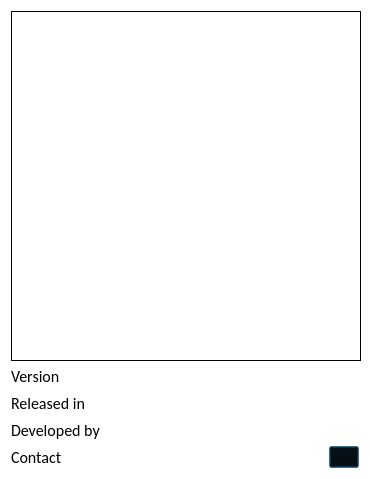
<?xml version="1.0" encoding="UTF-8"?>
<ui version="4.0">
 <class>AboutWindow</class>
 <widget class="QDialog" name="AboutWindow">
  <property name="geometry">
   <rect>
    <x>0</x>
    <y>0</y>
    <width>370</width>
    <height>479</height>
   </rect>
  </property>
  <property name="sizePolicy">
   <sizepolicy hsizetype="Fixed" vsizetype="Fixed">
    <horstretch>0</horstretch>
    <verstretch>0</verstretch>
   </sizepolicy>
  </property>
  <property name="minimumSize">
   <size>
    <width>100</width>
    <height>100</height>
   </size>
  </property>
  <property name="maximumSize">
   <size>
    <width>5000</width>
    <height>5000</height>
   </size>
  </property>
  <property name="palette">
   <palette>
    <active>
     <colorrole role="WindowText">
      <brush brushstyle="SolidPattern">
       <color alpha="255">
        <red>0</red>
        <green>0</green>
        <blue>0</blue>
       </color>
      </brush>
     </colorrole>
     <colorrole role="Button">
      <brush brushstyle="SolidPattern">
       <color alpha="255">
        <red>0</red>
        <green>0</green>
        <blue>0</blue>
       </color>
      </brush>
     </colorrole>
     <colorrole role="Text">
      <brush brushstyle="SolidPattern">
       <color alpha="255">
        <red>0</red>
        <green>0</green>
        <blue>0</blue>
       </color>
      </brush>
     </colorrole>
     <colorrole role="BrightText">
      <brush brushstyle="SolidPattern">
       <color alpha="255">
        <red>85</red>
        <green>85</green>
        <blue>127</blue>
       </color>
      </brush>
     </colorrole>
     <colorrole role="Base">
      <brush brushstyle="SolidPattern">
       <color alpha="255">
        <red>255</red>
        <green>255</green>
        <blue>255</blue>
       </color>
      </brush>
     </colorrole>
     <colorrole role="Window">
      <brush brushstyle="SolidPattern">
       <color alpha="255">
        <red>255</red>
        <green>255</green>
        <blue>255</blue>
       </color>
      </brush>
     </colorrole>
    </active>
    <inactive>
     <colorrole role="WindowText">
      <brush brushstyle="SolidPattern">
       <color alpha="255">
        <red>0</red>
        <green>0</green>
        <blue>0</blue>
       </color>
      </brush>
     </colorrole>
     <colorrole role="Button">
      <brush brushstyle="SolidPattern">
       <color alpha="255">
        <red>0</red>
        <green>0</green>
        <blue>0</blue>
       </color>
      </brush>
     </colorrole>
     <colorrole role="Text">
      <brush brushstyle="SolidPattern">
       <color alpha="255">
        <red>0</red>
        <green>0</green>
        <blue>0</blue>
       </color>
      </brush>
     </colorrole>
     <colorrole role="BrightText">
      <brush brushstyle="SolidPattern">
       <color alpha="255">
        <red>85</red>
        <green>85</green>
        <blue>127</blue>
       </color>
      </brush>
     </colorrole>
     <colorrole role="Base">
      <brush brushstyle="SolidPattern">
       <color alpha="255">
        <red>255</red>
        <green>255</green>
        <blue>255</blue>
       </color>
      </brush>
     </colorrole>
     <colorrole role="Window">
      <brush brushstyle="SolidPattern">
       <color alpha="255">
        <red>255</red>
        <green>255</green>
        <blue>255</blue>
       </color>
      </brush>
     </colorrole>
    </inactive>
    <disabled>
     <colorrole role="WindowText">
      <brush brushstyle="SolidPattern">
       <color alpha="255">
        <red>120</red>
        <green>120</green>
        <blue>120</blue>
       </color>
      </brush>
     </colorrole>
     <colorrole role="Button">
      <brush brushstyle="SolidPattern">
       <color alpha="255">
        <red>0</red>
        <green>0</green>
        <blue>0</blue>
       </color>
      </brush>
     </colorrole>
     <colorrole role="Text">
      <brush brushstyle="SolidPattern">
       <color alpha="255">
        <red>120</red>
        <green>120</green>
        <blue>120</blue>
       </color>
      </brush>
     </colorrole>
     <colorrole role="BrightText">
      <brush brushstyle="SolidPattern">
       <color alpha="255">
        <red>85</red>
        <green>85</green>
        <blue>127</blue>
       </color>
      </brush>
     </colorrole>
     <colorrole role="Base">
      <brush brushstyle="SolidPattern">
       <color alpha="255">
        <red>255</red>
        <green>255</green>
        <blue>255</blue>
       </color>
      </brush>
     </colorrole>
     <colorrole role="Window">
      <brush brushstyle="SolidPattern">
       <color alpha="255">
        <red>255</red>
        <green>255</green>
        <blue>255</blue>
       </color>
      </brush>
     </colorrole>
    </disabled>
   </palette>
  </property>
  <property name="windowTitle">
   <string>About</string>
  </property>
  <layout class="QGridLayout" name="gridLayout_2">
   <item row="1" column="0">
    <layout class="QHBoxLayout" name="horizontalLayout">
     <item>
      <layout class="QVBoxLayout" name="verticalLayout">
       <item>
        <widget class="QLabel" name="VersionLabel">
         <property name="palette">
          <palette>
           <active>
            <colorrole role="Text">
             <brush brushstyle="SolidPattern">
              <color alpha="255">
               <red>0</red>
               <green>0</green>
               <blue>127</blue>
              </color>
             </brush>
            </colorrole>
           </active>
           <inactive>
            <colorrole role="Text">
             <brush brushstyle="SolidPattern">
              <color alpha="255">
               <red>0</red>
               <green>0</green>
               <blue>127</blue>
              </color>
             </brush>
            </colorrole>
           </inactive>
           <disabled>
            <colorrole role="Text">
             <brush brushstyle="SolidPattern">
              <color alpha="255">
               <red>120</red>
               <green>120</green>
               <blue>120</blue>
              </color>
             </brush>
            </colorrole>
           </disabled>
          </palette>
         </property>
         <property name="font">
          <font>
           <family>Calibri</family>
           <pointsize>12</pointsize>
          </font>
         </property>
         <property name="text">
          <string>Version</string>
         </property>
         <property name="textInteractionFlags">
          <set>Qt::NoTextInteraction</set>
         </property>
        </widget>
       </item>
       <item>
        <widget class="QLabel" name="ReleaseLabel">
         <property name="palette">
          <palette>
           <active>
            <colorrole role="Text">
             <brush brushstyle="SolidPattern">
              <color alpha="255">
               <red>0</red>
               <green>0</green>
               <blue>127</blue>
              </color>
             </brush>
            </colorrole>
           </active>
           <inactive>
            <colorrole role="Text">
             <brush brushstyle="SolidPattern">
              <color alpha="255">
               <red>0</red>
               <green>0</green>
               <blue>127</blue>
              </color>
             </brush>
            </colorrole>
           </inactive>
           <disabled>
            <colorrole role="Text">
             <brush brushstyle="SolidPattern">
              <color alpha="255">
               <red>120</red>
               <green>120</green>
               <blue>120</blue>
              </color>
             </brush>
            </colorrole>
           </disabled>
          </palette>
         </property>
         <property name="font">
          <font>
           <family>Calibri</family>
           <pointsize>12</pointsize>
          </font>
         </property>
         <property name="text">
          <string>Released in</string>
         </property>
         <property name="textInteractionFlags">
          <set>Qt::NoTextInteraction</set>
         </property>
        </widget>
       </item>
       <item>
        <widget class="QLabel" name="AuthorLabel">
         <property name="palette">
          <palette>
           <active>
            <colorrole role="Text">
             <brush brushstyle="SolidPattern">
              <color alpha="255">
               <red>0</red>
               <green>0</green>
               <blue>127</blue>
              </color>
             </brush>
            </colorrole>
           </active>
           <inactive>
            <colorrole role="Text">
             <brush brushstyle="SolidPattern">
              <color alpha="255">
               <red>0</red>
               <green>0</green>
               <blue>127</blue>
              </color>
             </brush>
            </colorrole>
           </inactive>
           <disabled>
            <colorrole role="Text">
             <brush brushstyle="SolidPattern">
              <color alpha="255">
               <red>120</red>
               <green>120</green>
               <blue>120</blue>
              </color>
             </brush>
            </colorrole>
           </disabled>
          </palette>
         </property>
         <property name="font">
          <font>
           <family>Calibri</family>
           <pointsize>12</pointsize>
          </font>
         </property>
         <property name="text">
          <string>Developed by</string>
         </property>
         <property name="textInteractionFlags">
          <set>Qt::NoTextInteraction</set>
         </property>
        </widget>
       </item>
       <item>
        <widget class="QLabel" name="ContactLabel">
         <property name="palette">
          <palette>
           <active>
            <colorrole role="Text">
             <brush brushstyle="SolidPattern">
              <color alpha="255">
               <red>0</red>
               <green>0</green>
               <blue>127</blue>
              </color>
             </brush>
            </colorrole>
           </active>
           <inactive>
            <colorrole role="Text">
             <brush brushstyle="SolidPattern">
              <color alpha="255">
               <red>0</red>
               <green>0</green>
               <blue>127</blue>
              </color>
             </brush>
            </colorrole>
           </inactive>
           <disabled>
            <colorrole role="Text">
             <brush brushstyle="SolidPattern">
              <color alpha="255">
               <red>120</red>
               <green>120</green>
               <blue>120</blue>
              </color>
             </brush>
            </colorrole>
           </disabled>
          </palette>
         </property>
         <property name="font">
          <font>
           <family>Calibri</family>
           <pointsize>12</pointsize>
          </font>
         </property>
         <property name="text">
          <string>Contact</string>
         </property>
         <property name="textInteractionFlags">
          <set>Qt::LinksAccessibleByMouse</set>
         </property>
        </widget>
       </item>
      </layout>
     </item>
     <item>
      <spacer name="horizontalSpacer_3">
       <property name="orientation">
        <enum>Qt::Horizontal</enum>
       </property>
       <property name="sizeHint" stdset="0">
        <size>
         <width>40</width>
         <height>20</height>
        </size>
       </property>
      </spacer>
     </item>
     <item>
      <layout class="QVBoxLayout" name="verticalLayout_2">
       <item>
        <spacer name="verticalSpacer">
         <property name="orientation">
          <enum>Qt::Vertical</enum>
         </property>
         <property name="sizeHint" stdset="0">
          <size>
           <width>20</width>
           <height>40</height>
          </size>
         </property>
        </spacer>
       </item>
       <item>
        <widget class="QPushButton" name="MusicOnOfButton">
         <property name="maximumSize">
          <size>
           <width>30</width>
           <height>24</height>
          </size>
         </property>
         <property name="text">
          <string/>
         </property>
        </widget>
       </item>
      </layout>
     </item>
    </layout>
   </item>
   <item row="0" column="0">
    <layout class="QGridLayout" name="gridLayout">
     <item row="0" column="0">
      <widget class="QLabel" name="logoLabel">
       <property name="sizePolicy">
        <sizepolicy hsizetype="Fixed" vsizetype="Fixed">
         <horstretch>0</horstretch>
         <verstretch>0</verstretch>
        </sizepolicy>
       </property>
       <property name="minimumSize">
        <size>
         <width>350</width>
         <height>350</height>
        </size>
       </property>
       <property name="maximumSize">
        <size>
         <width>350</width>
         <height>350</height>
        </size>
       </property>
       <property name="frameShape">
        <enum>QFrame::Box</enum>
       </property>
       <property name="frameShadow">
        <enum>QFrame::Plain</enum>
       </property>
       <property name="text">
        <string/>
       </property>
       <property name="pixmap">
        <pixmap>../../data/style/triforce_transparent.png</pixmap>
       </property>
       <property name="scaledContents">
        <bool>true</bool>
       </property>
      </widget>
     </item>
    </layout>
   </item>
  </layout>
 </widget>
 <resources/>
 <connections/>
</ui>
